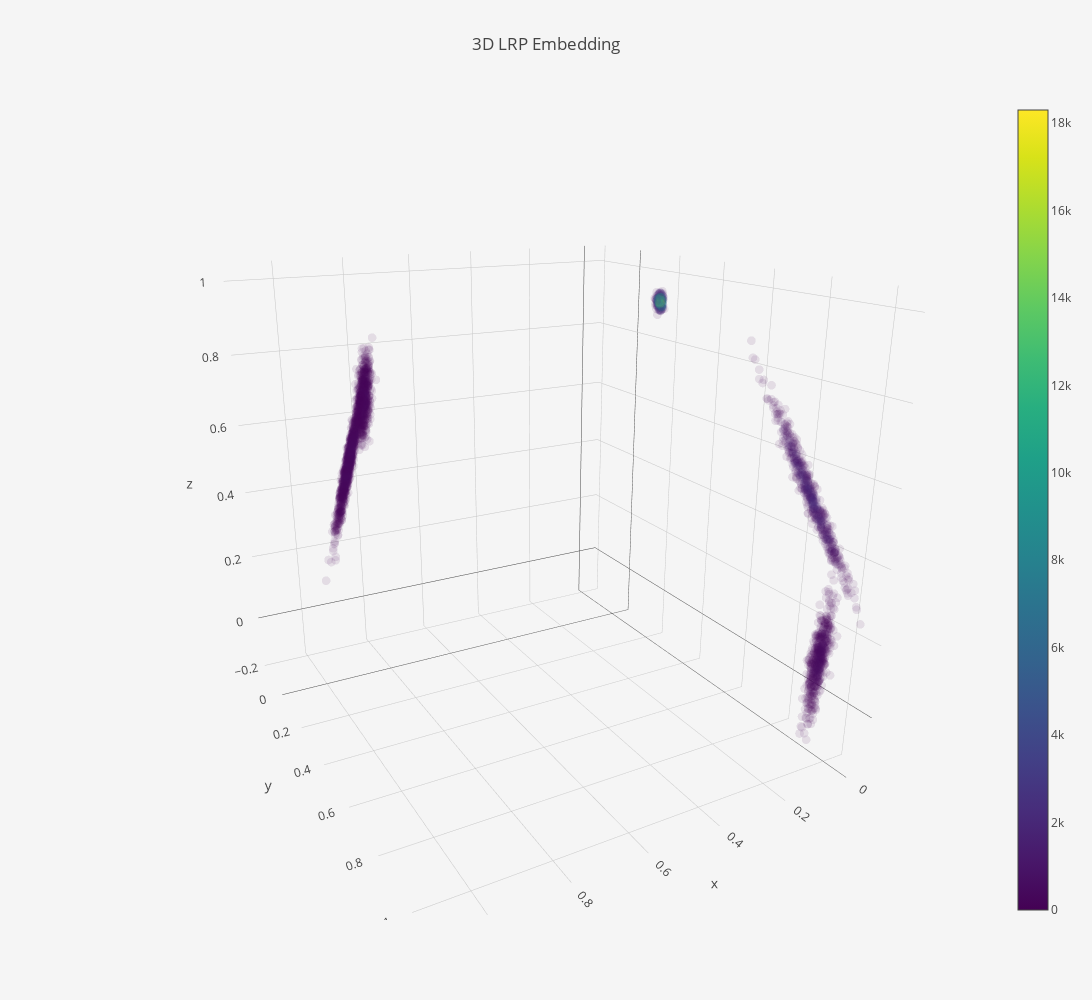

The cell this chart's notebook holds for it:
### Code cell
#Plot samples from these density estimates
gmm_samples,_ = best_gmm.sample(3000)
gmm_probs = np.exp(best_gmm.score_samples(gmm_samples))


grid_pts = go.Scatter3d(
    x=gmm_samples[:,0],
    y=gmm_samples[:,1],
    z=gmm_samples[:,2],
    mode="markers",
    name="GMM Density Estimate of Relevance",
    marker=dict(
        size=3,
        color=gmm_probs,
        colorscale="Viridis",
        opacity=0.1,
        showscale=True
    ),
    text=gmm_probs
)

fig = go.Figure(data=[grid_pts], layout=layout)
iplot(fig, filename='lrp-densities.html')

### Figure 1 — Plotly figure (JSON) as saved in the notebook; plotly's stock layout.template omitted (floating-point values rounded to 4 significant figures; data arrays with more than 128 entries replaced by an {"elided": "..."} marker saying what was removed)
{"data": [{"marker": {"color": {"elided": "3000 float values"}, "colorscale": "Viridis", "opacity": 0.1, "showscale": true, "size": 3}, "mode": "markers", "name": "GMM Density Estimate of Relevance", "text": {"elided": "3000 float values"}, "type": "scatter3d", "uid": "dc844c9d-f4a1-4b5b-8a38-a6501dc2a883", "x": {"elided": "3000 float values"}, "y": {"elided": "3000 float values"}, "z": {"elided": "3000 float values"}}], "layout": {"autosize": false, "height": 1000, "paper_bgcolor": "#F5F5F5", "scene": {"aspectmode": "auto", "aspectratio": {"x": 0.9726, "y": 1.056, "z": 0.9738}, "camera": {"center": {"x": 0, "y": 0, "z": 0}, "eye": {"x": 0.9442, "y": 1.731, "z": 0.7016}, "projection": {"type": "perspective"}, "up": {"x": 0.002708, "y": -0.001475, "z": 1.0}}}, "title": {"text": "3D LRP Embedding"}, "width": 1200}}
